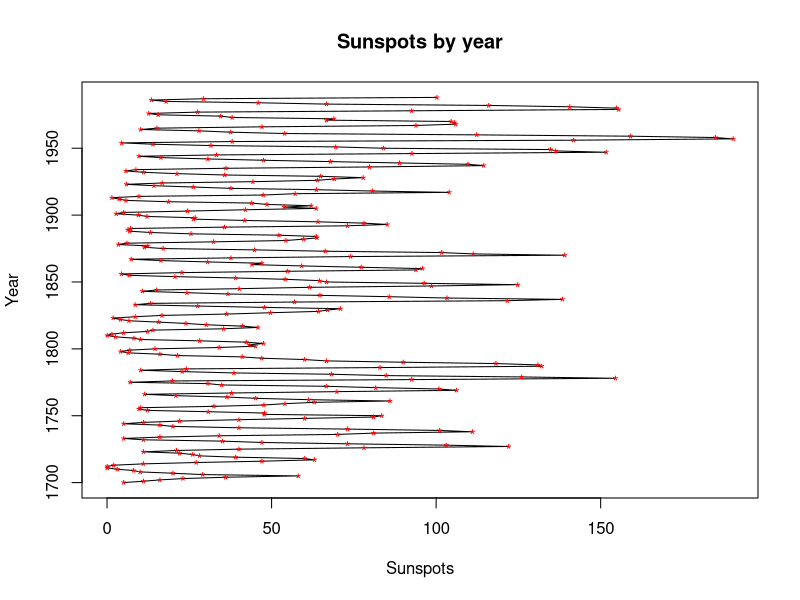
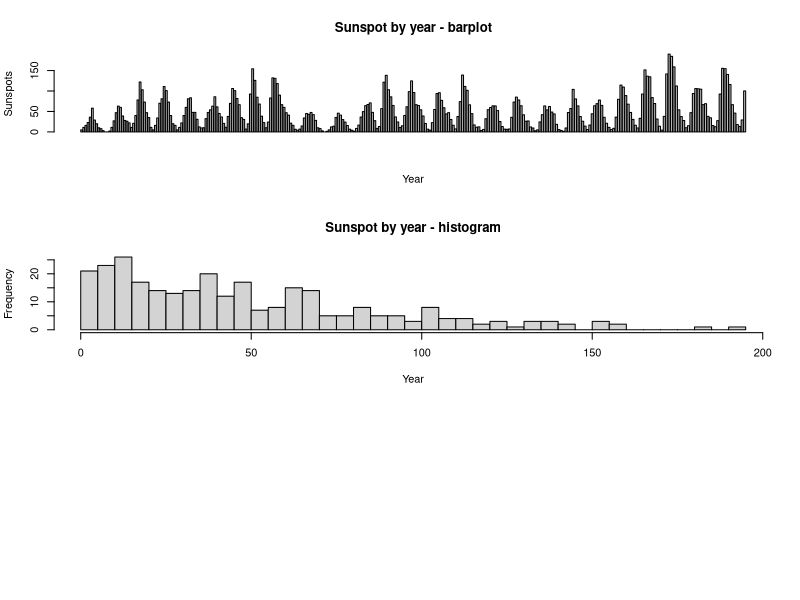
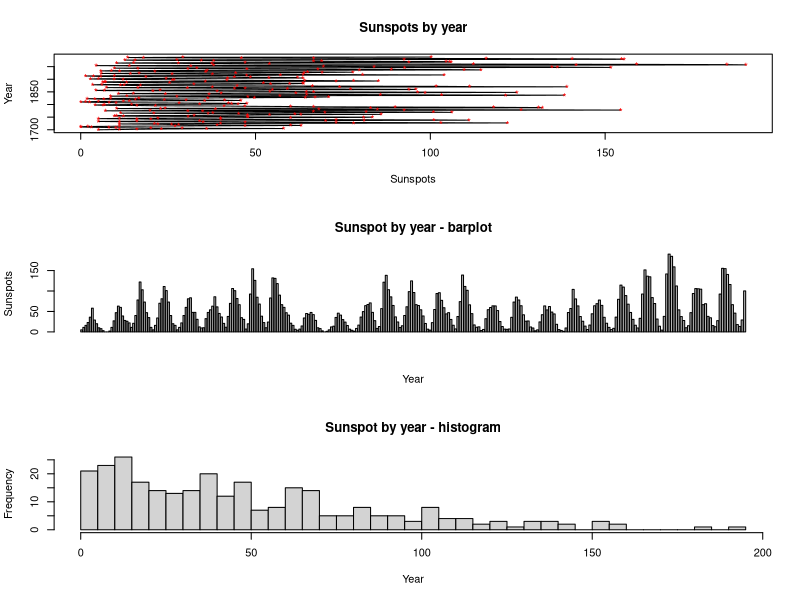

R code for these plots, in order: (Note: this script raises an error after producing the figures.)
# A. Load the sunspot.year dataset from the datasets package. Use data("sunspot.year")
# and then sunspot.year to load in the workspace.
data("sunspot.year")
sunspot.year
# B. See the documentation to obtain information about the dataset and create a 
# sequence vector corresponding to the years. Call this variable year.
year <- seq(from = 1700, to = 1988)
# C. Create a variable called sunspot, containing the values from the dataset.
sunspot <- sunspot.year
# D. Put together the variables into a data.frames object.
sunspot_df = data.frame(
  yy = year,
  value = sunspot)
# E. Make a line plot of sunspots vs. year.
plot( sunspot_df$value, sunspot_df$yy, type = "l", xlab = "Sunspots", ylab="Year")
# F. Superimpose data points as red asterisks. Add a second layer to the plot by 
# using the points() function. USe pch="*" and col="red" in the points() arguments.
points(sunspot_df$value, sunspot_df$yy, pch = "*", col = "red")
# G. Create a title "Sunspots by year"
title("Sunspots by year")
# H. Make a column with 3 panels for the plot crated in G., a barplot of sunspots 
# (you can use the as.vector() function to convert a data type to a vector data type),
# and a histogram of sunspots.
par(mfcol = c(3,1))
barplot(height = as.vector(sunspot_df$value), as.vector(sunspot_df$yy), main="Sunspot by year - barplot",
        xlab="Year", ylab="Sunspots")
hist(sunspot_df$value, breaks = 30, 
     main="Sunspot by year - histogram",
     xlab="Year")

# I. Save the plot in the ./plots directory of the projet as a .png file.
png("./plots/sunspot.png")
par(mfcol = c(3,1))
plot( sunspot_df$value, sunspot_df$yy, type = "l", 
      main = "Sunspots by year",
      xlab = "Sunspots",
      ylab="Year")
points(sunspot_df$value, sunspot_df$yy, pch = "*", col = "red")
barplot(height = as.vector(sunspot_df$value), as.vector(sunspot_df$yy), main="Sunspot by year - barplot",
        xlab="Year", ylab="Sunspots")
hist(sunspot_df$value, breaks = 30, 
     main="Sunspot by year - histogram",
     xlab="Year")
dev.off()

# J. Save the data frame as a .csv file in the ./data directory of the project
save(sunspot_df, file = "./data/sunspot_dataframe.csv")














